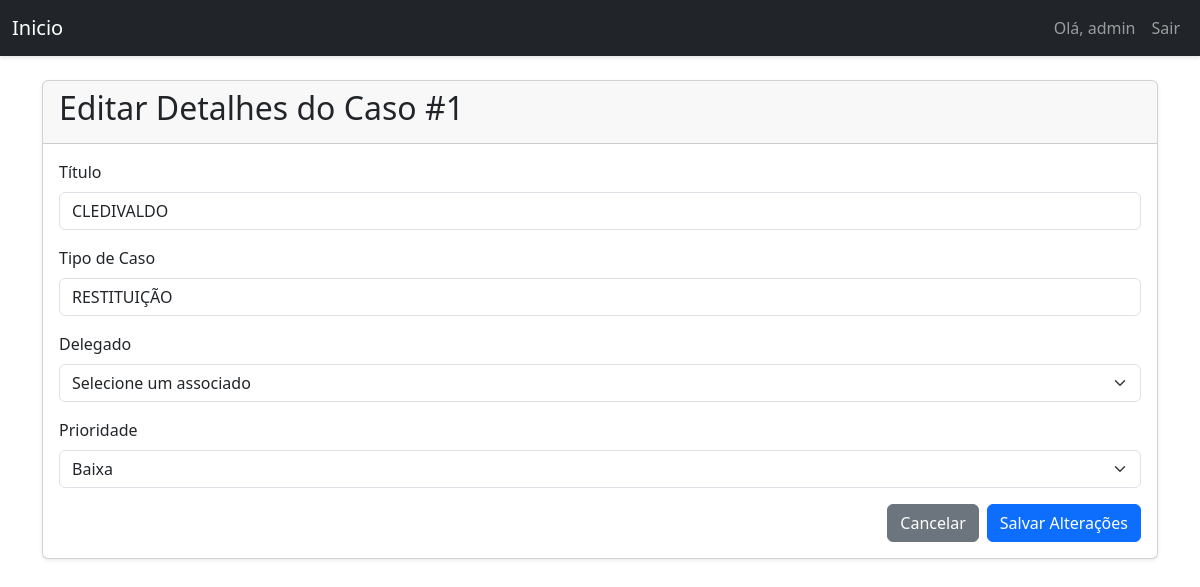
The page /ticket/1/edit (signed in) on the database its author committed.
### models.py (models this page shows, shortened)
class User(UserMixin, db.Model):
    id = db.Column(db.Integer, primary_key=True)
    username = db.Column(db.String(64), index=True, unique=True)
    email = db.Column(db.String(120), index=True, unique=True)
    password_hash = db.Column(db.String(128))
    is_admin = db.Column(db.Boolean, default=False)
    admin_id = db.Column(db.Integer, db.ForeignKey('user.id'), nullable=True)
    associados = db.relationship('User', backref=db.backref('admin', remote_side=[id]), lazy='dynamic')
    tickets = db.relationship('Ticket', backref='author', lazy='dynamic',
                              cascade="all, delete-orphan", foreign_keys='Ticket.user_id')
    delegated_tickets = db.relationship('Ticket', backref='delegado_user', lazy='dynamic',
                                        foreign_keys='Ticket.delegado_id')
    comments = db.relationship('Comment', backref='author', lazy='dynamic', cascade="all, delete-orphan")
    attachments = db.relationship('Attachment', backref='author', lazy='dynamic')
    appointments = db.relationship('Appointment', backref='user', lazy='dynamic', cascade="all, delete-orphan")
    advogados = db.relationship('Advogado', backref='owner_user', lazy='dynamic', cascade="all, delete-orphan")

class Ticket(db.Model):
    id = db.Column(db.Integer, primary_key=True)
    ticket_code = db.Column(db.String(30), unique=True)
    title = db.Column(db.String(140))
    description = db.Column(db.Text)
    case_number = db.Column(db.String(50))
    status = db.Column(db.String(20), default='Em Análise')
    priority = db.Column(db.String(20), default='Média')
    created_at = db.Column(db.DateTime, index=True, default=datetime.utcnow)
    updated_at = db.Column(db.DateTime, index=True, default=datetime.utcnow)
    user_id = db.Column(db.Integer, db.ForeignKey('user.id'))
    delegado_id = db.Column(db.Integer, db.ForeignKey('user.id'), nullable=True)
    delegado = db.relationship('User', foreign_keys=[delegado_id])
    comments = db.relationship('Comment', backref='ticket', lazy='dynamic', cascade="all, delete-orphan")
    attachments = db.relationship('Attachment', backref='ticket', lazy='dynamic', cascade="all, delete-orphan")
    todos = db.relationship('TodoItem', backref='ticket', lazy='dynamic', cascade="all, delete-orphan")

### triagem/routes/ticket.py (the view, shortened to what this page needs)
@ticket_bp.route('/<int:ticket_id>/edit', methods=['GET', 'POST'])
@login_required
@ticket_permission_required
def edit_ticket(ticket):
    associados = []
    if ticket.delegado_id and ticket.delegado_id == current_user.id and not current_user.is_admin and ticket.user_id != current_user.id:
        flash('Delegados não podem editar o caso.', 'danger')
        return redirect(url_for('ticket.view_ticket', ticket_id=ticket.id))
    if current_user.is_admin:
        associados = current_user.associados.all()
    return render_template('edit_ticket.html', ticket=ticket, associados=associados)

### triagem/routes/ticket.py (called while the page is built)
def ticket_permission_required(f):
    @wraps(f)
    def decorated_function(ticket_id, *args, **kwargs):
        ticket = Ticket.query.get_or_404(ticket_id)
        if not (
            current_user.is_admin
            or ticket.user_id == current_user.id
            or (ticket.delegado_id and ticket.delegado_id == current_user.id)
        ):
            flash('Você não tem permissão para acessar este caso.', 'danger')
            return redirect(url_for('dashboard.dashboard'))
        return f(ticket, *args, **kwargs)
    return decorated_function

### triagem/templates/edit_ticket.html (shortened to what this page needs)
{% extends "base.html" %}
{% block content %}
<div class="card mb-4">
    <div class="card-header">
        <h2>Editar Detalhes do Caso #{{ ticket.id }}</h2>
    </div>
    <div class="card-body">
        <form method="POST" action="{{ url_for('ticket.edit_ticket', ticket_id=ticket.id) }}">
            <div class="mb-3">
                <label for="title" class="form-label">Título</label>
                <input type="text" class="form-control" id="title" name="title" value="{{ ticket.title }}" required>
            </div>
            <div class="mb-3">
                <label for="case_number" class="form-label">Tipo de Caso</label>
                <input type="text" class="form-control" id="case_number" name="case_number" value="{{ ticket.case_number }}" required>
            </div>
            <div class="mb-3">
                <label for="delegado" class="form-label">Delegado</label>
                {% if current_user.is_admin %}
                    <select class="form-select" id="delegado" name="delegado" >
                        <option value="">Selecione um associado</option>
                    </select>
                {% else %}
                    <input type="text" class="form-control" id="delegado" name="delegado" value="{{ ticket.delegado }}"
                           readonly>
                {% endif %}
            </div>
            <div class="mb-3">
                <label for="priority" class="form-label">Prioridade</label>
                <select name="priority" id="priority" class="form-select">
                    <option value="Baixa" {% if ticket.priority == 'Baixa' %}selected{% endif %}>Baixa</option>
                </select>
            </div>
            <div class="d-flex justify-content-end gap-2 mt-3">
                <a href="{{ url_for('ticket.view_ticket', ticket_id=ticket.id) }}" class="btn btn-secondary">Cancelar</a>
                <button type="submit" class="btn btn-primary">Salvar Alterações</button>
            </div>
        </form>
    </div>
</div>
{% endblock %}

### triagem/templates/base.html (shortened to what this page needs)
<!DOCTYPE html>
<html lang="pt-BR">
<head>
    {% block styles %}
        <link rel="stylesheet" href="https://cdn.jsdelivr.net/npm/bootstrap-icons@1.8.0/font/bootstrap-icons.css">
        <link rel="stylesheet" href="{{ url_for('static', filename='css/triagem.css') }}">
        <link href="https://cdn.jsdelivr.net/npm/bootstrap@5.3.0/dist/css/bootstrap.min.css" rel="stylesheet">
    {% endblock %}
</head>
<body>
    <nav class="navbar navbar-expand-lg navbar-dark bg-dark">
        <div class="container-fluid">
            <a class="navbar-brand" href="{{ url_for('main.index') }}">Inicio</a>
            <div class="collapse navbar-collapse" id="navbarNav">
                <ul class="navbar-nav ms-auto">
                    {% if current_user.is_authenticated %}
                    <li class="nav-item">
                        <span class="nav-link">Olá, {{ current_user.username }}</span>
                    </li>
                    <li class="nav-item">
                        <a class="nav-link" href="{{ url_for('auth.logout') }}">Sair</a>
                    </li>
                    {% else %}
                    <li class="nav-item">
                        <a class="nav-link" href="{{ url_for('auth.login') }}">Login</a>
                    </li>
                    {% endif %}
                </ul>
            </div>
        </div>
    </nav>
    <div class="container mt-4">
        {% block content %}{% endblock %}
    </div>
</body>
</html>

### static/css/triagem.css (style rules this page uses)
body { background-color: #f8f9fa; padding-bottom: 50px; font-family: 'Open Sans', sans-serif; }
.navbar { box-shadow: 0 2px 4px rgba(0,0,0,.1); }
.card { box-shadow: 0 0.125rem 0.25rem rgba(0, 0, 0, 0.075); border: none; }
.card-header { background-color: #f8f9fa; border-bottom: 1px solid rgba(0,0,0,.125); }
::placeholder { color: #6c757d; opacity: 1; }

### rows shown on the page
User: username "admin"
Ticket: id "1", title "CLEDIVALDO", case_number "RESTITUIÇÃO", priority "Baixa"
